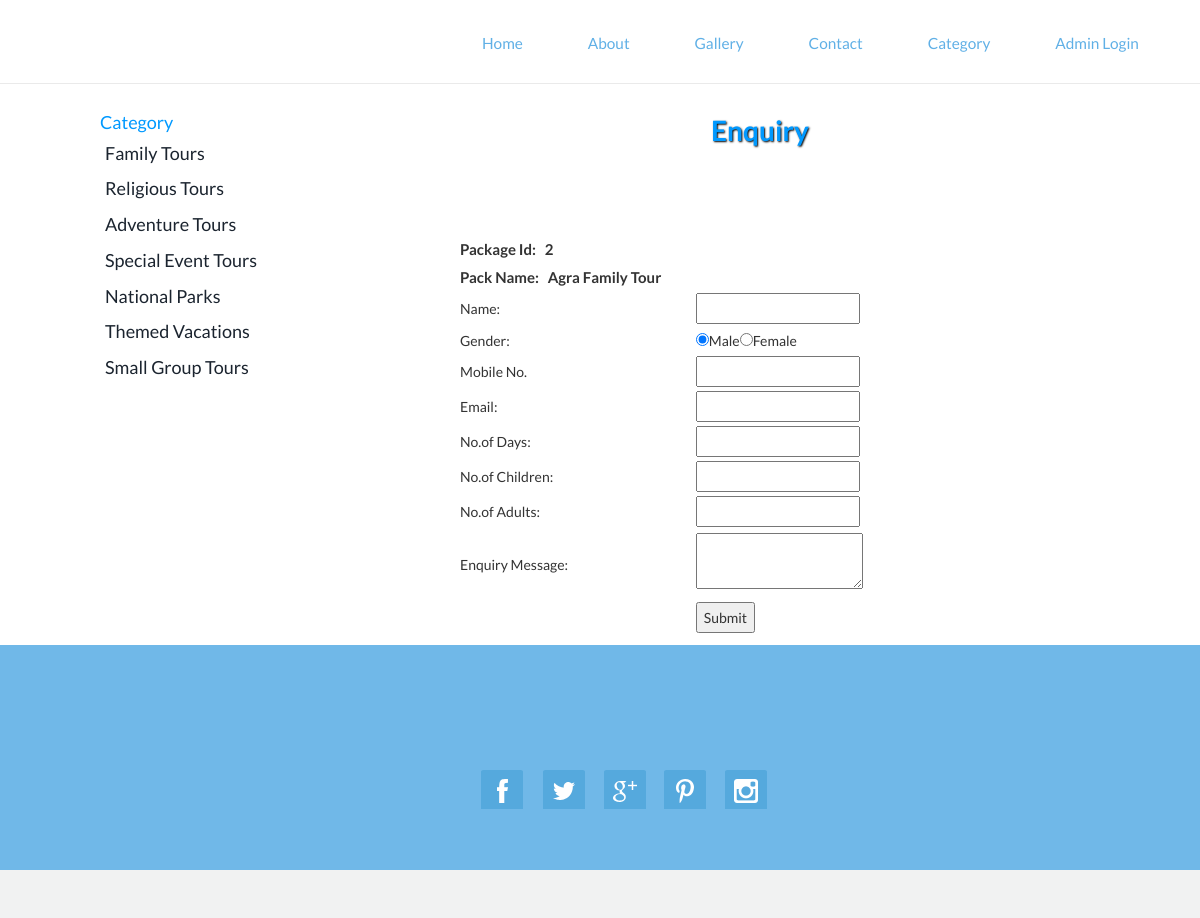
Screenshot of /enquiry.php?pid=2 with the database file from the repository.
### tables this page shows
CREATE TABLE `category` (
  `Cat_id` int(100) NOT NULL,
  `Cat_name` varchar(2000) NOT NULL
);

CREATE TABLE `package` (
  `Packid` int(200) NOT NULL,
  `Packname` varchar(1000) NOT NULL,
  `Category` int(200) NOT NULL,
  `Subcategory` int(200) NOT NULL,
  `Packprice` int(200) NOT NULL,
  `Pic1` varchar(8000) NOT NULL,
  `Pic2` varchar(8000) NOT NULL,
  `Pic3` varchar(8000) NOT NULL,
  `Detail` varchar(8000) NOT NULL
);

### enquiry.php (the view, shortened to what this page needs)
<!DOCTYPE html>
<html>
<head>
<link href="stylecss.css" rel='stylesheet' type='text/css'/>
<link href="css/bootstrap.css" rel='stylesheet' type='text/css'/>
<link href="css/style.css" rel="stylesheet" type="text/css" media="all"/>
<body>
<?php include('function.php'); ?>
<?php include('top.php'); ?>
<br>
<br>
<br>
<div style="height:50px"></div>
<div style="width:1000px; margin:auto"  >
<div style="width:200px; font-size:18px; color:#09F; float:left">
<table cellpadding="0" cellspacing="0" width="1000px">
<tr><td style="font-size:18px" color="#09F">Category</td></tr>
<?php
$s="select * from category";
$result=mysqli_query($cn,$s);
while($data=mysqli_fetch_array($result))
{
		echo "<tr><td style=' padding:5px;'><a href='subcat.php?catid=$data[0]'>$data[1]</a></td></tr>";
}
?>
</table>
</div>
<div style="width:800px; float:left">
<table cellpadding="0px" cellspacing="0" width="1000px">
<tr><td class="headingText">Enquiry</td></tr>
<tr><td class="paraText" width="900px">
<table cellpadding="0" cellspacing="0" width="900px">
<td>
<table border="0"; width="600px" height="400px" align="center" >
<?php
$s="select * from package,category,subcategory where package.category=category.cat_id and package.subcategory=subcategory.subcatid and package.packid='" . $_GET["pid"] ."'";
$result=mysqli_query($cn,$s);
$data=mysqli_fetch_array($result);
?>
<form method="post" enctype="multipart/form-data">
<tr><td colspan="3" class="middletext">Package Id:&nbsp;&nbsp;&nbsp;<?php echo $data[0];?></td></tr>
<tr><td colspan="3" class="middletext">Pack Name:&nbsp;&nbsp;&nbsp;<?php echo $data[1];?></td></tr>
<tr><td class="lefttxt">Name:</td><td><input type="text" name="t1" required pattern="[a-zA-z1 _]{3,50}" title"Please Enter Only Characters and numbers between 1 to 50 for Name"/></td></tr><br/>
<tr><td class="lefttxt">Gender:</td><td><input type="radio" name="r1" value="Male" checked="checked" />Male<input type="radio" name="r1"  value="Female"/>Female</td></tr><br/>
<tr><td class="lefttxt">Mobile No.</td><td><input type="text" name="t2" required pattern="[0-9]{10,12}" title"Please Enter Only numbers between 10 to 12 for Mobile No"/></td></tr><br/>
<tr><td class="lefttxt">Email:</td><td><input type="email" name="t3" required /></td><td><br/>
<tr><td class="lefttxt">No.of Days:</td><td><input type="number" name="t4" required pattern="[1 _]{1,20}" title"Please Enter Only numbers between 1 to 20 for No. oF Days"/></td><td><br/>
<tr><td class="lefttxt">No.of Children:</td><td><input type="number" name="t5" required pattern="[1 _]{1,10}" title"Please Enter Only numbers between 1 to 10 for Children"/></td><td><br/>
<tr><td class="lefttxt">No.of Adults:</td><td><input type="number" name="t6" required pattern="[1 _]{1,20}" title"Please Enter Only numbers between 1 to 20 for No.Of Adults"/></td><td><br/>
<tr><td class="lefttxt">Enquiry Message:</td><td><textarea name="t7" required="required"/></textarea></td><td><br/>
<tr><td>&nbsp;</td><td ><input type="submit" value="Submit" name="sbmt" /></td></tr>
</form></td></tr>
</table>
</div>
</div>
<?php include('bottom.php'); ?>
</body>
</html>

### stylecss.css (style rules this page uses)
.headingText { font-size:38px; color:#09F; margin:5px; font-weight:bold; text-shadow:1px 1px 2px black;; text-align:center; }
.paraText { line-height:25px; padding:10px; text-align:justify; }
.middletext { font-size:15px; color:#333; font-weight:bold; }

### css/style.css (style rules this page uses)
.headingText { font-size:28px; color:#09F; margin:5px; font-weight:bold; text-shadow:1px 1px 2px black;; text-align:center; }
.paraText { line-height:25px; padding:10px; text-align:justify; }
body { margin:0; padding:0; font-family: 'Lato', sans-serif; -webkit-appearance:none; }
body a { transition:0.5s all; -webkit-transition:0.5s all; -moz-transition:0.5s all; -o-transition:0.5s all; -ms-transition:0.5s all; }

### rows the page displays
category: Cat_name "Family Tours"
category: Cat_name "Religious Tours"
category: Cat_name "Adventure Tours"
category: Cat_name "Special Event Tours"
category: Cat_name "National Parks"
category: Cat_name "Themed Vacations"
category: Cat_name "Small Group Tours"
package: Packid "2", Packname "Agra Family Tour"
